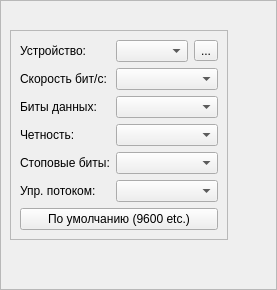
<?xml version="1.0" encoding="UTF-8"?>
<ui version="4.0">
 <class>SerialBox5</class>
 <widget class="QWidget" name="SerialBox5">
  <layout class="QHBoxLayout" name="horizontalLayout">
   <property name="leftMargin">
    <number>0</number>
   </property>
   <property name="topMargin">
    <number>0</number>
   </property>
   <property name="rightMargin">
    <number>0</number>
   </property>
   <property name="bottomMargin">
    <number>0</number>
   </property>
   <item>
    <widget class="QFrame" name="frame">
     <property name="frameShape">
      <enum>QFrame::StyledPanel</enum>
     </property>
     <property name="frameShadow">
      <enum>QFrame::Raised</enum>
     </property>
     <layout class="QVBoxLayout" name="verticalLayout_2">
      <item>
       <widget class="QLabel" name="captionBox">
        <property name="font">
         <font>
          <weight>75</weight>
          <bold>true</bold>
         </font>
        </property>
        <property name="alignment">
         <set>Qt::AlignCenter</set>
        </property>
       </widget>
      </item>
      <item>
       <layout class="QHBoxLayout" name="horizontalLayout_2">
        <item>
         <layout class="QVBoxLayout" name="verticalLayout">
          <item>
           <widget class="QFrame" name="frame_2">
            <property name="sizePolicy">
             <sizepolicy hsizetype="Fixed" vsizetype="Fixed">
              <horstretch>0</horstretch>
              <verstretch>0</verstretch>
             </sizepolicy>
            </property>
            <property name="frameShape">
             <enum>QFrame::StyledPanel</enum>
            </property>
            <property name="frameShadow">
             <enum>QFrame::Raised</enum>
            </property>
            <layout class="QVBoxLayout" name="verticalLayout_3">
             <item>
              <layout class="QGridLayout" name="gridLayout">
               <item row="2" column="1" colspan="2">
                <widget class="QComboBox" name="DataBitsBox"/>
               </item>
               <item row="2" column="0">
                <widget class="QLabel" name="label_3">
                 <property name="text">
                  <string>Биты данных:</string>
                 </property>
                </widget>
               </item>
               <item row="3" column="0">
                <widget class="QLabel" name="label_4">
                 <property name="text">
                  <string>Четность:</string>
                 </property>
                </widget>
               </item>
               <item row="4" column="1" colspan="2">
                <widget class="QComboBox" name="StopBitsBox"/>
               </item>
               <item row="5" column="1" colspan="2">
                <widget class="QComboBox" name="FlowBox"/>
               </item>
               <item row="4" column="0">
                <widget class="QLabel" name="label_6">
                 <property name="text">
                  <string>Стоповые биты:</string>
                 </property>
                </widget>
               </item>
               <item row="0" column="1">
                <widget class="QComboBox" name="PortBox"/>
               </item>
               <item row="3" column="1" colspan="2">
                <widget class="QComboBox" name="ParityBox"/>
               </item>
               <item row="0" column="0">
                <widget class="QLabel" name="label">
                 <property name="text">
                  <string>Устройство:</string>
                 </property>
                </widget>
               </item>
               <item row="1" column="0">
                <widget class="QLabel" name="label_2">
                 <property name="text">
                  <string>Скорость бит/с:</string>
                 </property>
                </widget>
               </item>
               <item row="5" column="0">
                <widget class="QLabel" name="label_5">
                 <property name="text">
                  <string>Упр. потоком:</string>
                 </property>
                </widget>
               </item>
               <item row="0" column="2">
                <widget class="QToolButton" name="btn_refresh">
                 <property name="text">
                  <string>...</string>
                 </property>
                </widget>
               </item>
               <item row="1" column="1" colspan="2">
                <widget class="QComboBox" name="BaudBox"/>
               </item>
               <item row="6" column="0" colspan="3">
                <widget class="QPushButton" name="btn_default">
                 <property name="text">
                  <string>По умолчанию (9600 etc.)</string>
                 </property>
                </widget>
               </item>
              </layout>
             </item>
             <item>
              <layout class="QGridLayout" name="layout_other"/>
             </item>
            </layout>
           </widget>
          </item>
          <item>
           <spacer name="verticalSpacer">
            <property name="orientation">
             <enum>Qt::Vertical</enum>
            </property>
            <property name="sizeHint" stdset="0">
             <size>
              <width>20</width>
              <height>40</height>
             </size>
            </property>
           </spacer>
          </item>
         </layout>
        </item>
        <item>
         <layout class="QVBoxLayout" name="layout_power">
          <item>
           <widget class="QPushButton" name="btn_power">
            <property name="minimumSize">
             <size>
              <width>33</width>
              <height>70</height>
             </size>
            </property>
            <property name="maximumSize">
             <size>
              <width>33</width>
              <height>70</height>
             </size>
            </property>
            <property name="styleSheet">
             <string notr="true">QPushButton#btn_power {
	image: url(:/power_knock/image/black/off.png);
	border-style: inset;
}
QPushButton#btn_power:checked {
	image: url(:/power_knock/image/green/on.png);
	border-style: inset;
}</string>
            </property>
            <property name="checkable">
             <bool>true</bool>
            </property>
           </widget>
          </item>
          <item>
           <spacer name="verticalSpacer_2">
            <property name="orientation">
             <enum>Qt::Vertical</enum>
            </property>
            <property name="sizeHint" stdset="0">
             <size>
              <width>20</width>
              <height>40</height>
             </size>
            </property>
           </spacer>
          </item>
         </layout>
        </item>
        <item>
         <layout class="QVBoxLayout" name="layout_right_LOG"/>
        </item>
       </layout>
      </item>
     </layout>
    </widget>
   </item>
  </layout>
 </widget>
 <tabstops>
  <tabstop>btn_power</tabstop>
  <tabstop>PortBox</tabstop>
  <tabstop>btn_refresh</tabstop>
  <tabstop>BaudBox</tabstop>
  <tabstop>DataBitsBox</tabstop>
  <tabstop>ParityBox</tabstop>
  <tabstop>StopBitsBox</tabstop>
  <tabstop>FlowBox</tabstop>
  <tabstop>btn_default</tabstop>
 </tabstops>
 <resources/>
 <connections/>
</ui>
